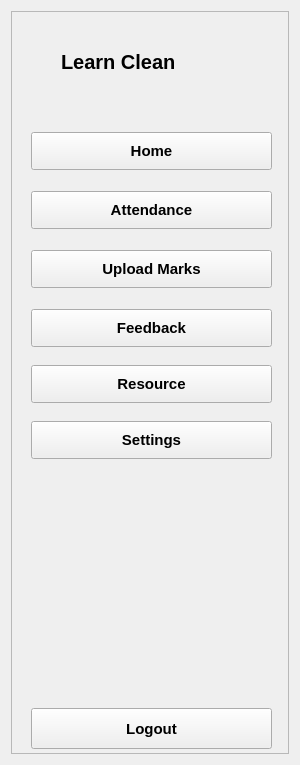
   <widget class="QWidget" name="leftmenu" native="true">
    <property name="geometry">
     <rect>
      <x>10</x>
      <y>10</y>
      <width>300</width>
      <height>765</height>
     </rect>
    </property>
    <property name="minimumSize">
     <size>
      <width>300</width>
      <height>0</height>
     </size>
    </property>
    <property name="maximumSize">
     <size>
      <width>300</width>
      <height>16777215</height>
     </size>
    </property>
    <layout class="QHBoxLayout" name="horizontalLayout_2">
     <item>
      <widget class="QFrame" name="frame">
       <property name="frameShape">
        <enum>QFrame::StyledPanel</enum>
       </property>
       <property name="frameShadow">
        <enum>QFrame::Raised</enum>
       </property>
       <widget class="QLabel" name="teachername">
        <property name="geometry">
         <rect>
          <x>50</x>
          <y>10</y>
          <width>161</width>
          <height>81</height>
         </rect>
        </property>
        <property name="font">
         <font>
          <pointsize>15</pointsize>
          <weight>75</weight>
          <bold>true</bold>
         </font>
        </property>
        <property name="text">
         <string>Learn Clean</string>
        </property>
       </widget>
       <widget class="QPushButton" name="tfeedback">
        <property name="geometry">
         <rect>
          <x>20</x>
          <y>298</y>
          <width>241</width>
          <height>38</height>
         </rect>
        </property>
        <property name="font">
         <font>
          <pointsize>11</pointsize>
          <weight>75</weight>
          <bold>true</bold>
         </font>
        </property>
        <property name="text">
         <string>Feedback</string>
        </property>
        <property name="icon">
         <iconset resource="resource3.qrc">
          <normaloff>:/blueIcon/iconsblue/meh.svg</normaloff>:/blueIcon/iconsblue/meh.svg</iconset>
        </property>
        <property name="iconSize">
         <size>
          <width>30</width>
          <height>30</height>
         </size>
        </property>
       </widget>
       <widget class="QPushButton" name="tumarks">
        <property name="geometry">
         <rect>
          <x>20</x>
          <y>239</y>
          <width>241</width>
          <height>38</height>
         </rect>
        </property>
        <property name="font">
         <font>
          <pointsize>11</pointsize>
          <weight>75</weight>
          <bold>true</bold>
         </font>
        </property>
        <property name="text">
         <string>Upload Marks</string>
        </property>
        <property name="icon">
         <iconset resource="resource3.qrc">
          <normaloff>:/blueIcon/iconsblue/file-plus.svg</normaloff>:/blueIcon/iconsblue/file-plus.svg</iconset>
        </property>
        <property name="iconSize">
         <size>
          <width>30</width>
          <height>30</height>
         </size>
        </property>
       </widget>
       <widget class="QPushButton" name="thome">
        <property name="geometry">
         <rect>
          <x>20</x>
          <y>121</y>
          <width>241</width>
          <height>38</height>
         </rect>
        </property>
        <property name="font">
         <font>
          <pointsize>11</pointsize>
          <weight>75</weight>
          <bold>true</bold>
         </font>
        </property>
        <property name="text">
         <string>Home</string>
        </property>
        <property name="icon">
         <iconset resource="resource3.qrc">
          <normaloff>:/blueIcon/iconsblue/home.svg</normaloff>:/blueIcon/iconsblue/home.svg</iconset>
        </property>
        <property name="iconSize">
         <size>
          <width>30</width>
          <height>30</height>
         </size>
        </property>
       </widget>
       <widget class="QPushButton" name="tattendance">
        <property name="geometry">
         <rect>
          <x>20</x>
          <y>180</y>
          <width>241</width>
          <height>38</height>
         </rect>
        </property>
        <property name="font">
         <font>
          <pointsize>11</pointsize>
          <weight>75</weight>
          <bold>true</bold>
         </font>
        </property>
        <property name="text">
         <string>Attendance</string>
        </property>
        <property name="icon">
         <iconset resource="resource3.qrc">
          <normaloff>:/blueIcon/iconsblue/edit.svg</normaloff>:/blueIcon/iconsblue/edit.svg</iconset>
        </property>
        <property name="iconSize">
         <size>
          <width>30</width>
          <height>30</height>
         </size>
        </property>
       </widget>
       <widget class="QPushButton" name="tlogout">
        <property name="geometry">
         <rect>
          <x>20</x>
          <y>697</y>
          <width>241</width>
          <height>41</height>
         </rect>
        </property>
        <property name="font">
         <font>
          <pointsize>11</pointsize>
          <weight>75</weight>
          <bold>true</bold>
         </font>
        </property>
        <property name="text">
         <string>Logout</string>
        </property>
        <property name="icon">
         <iconset resource="resource3.qrc">
          <normaloff>:/blueIcon/iconsblue/log-out.svg</normaloff>:/blueIcon/iconsblue/log-out.svg</iconset>
        </property>
        <property name="iconSize">
         <size>
          <width>30</width>
          <height>30</height>
         </size>
        </property>
       </widget>
       <widget class="QPushButton" name="tresource">
        <property name="geometry">
         <rect>
          <x>20</x>
          <y>354</y>
          <width>241</width>
          <height>38</height>
         </rect>
        </property>
        <property name="font">
         <font>
          <pointsize>11</pointsize>
          <weight>75</weight>
          <bold>true</bold>
         </font>
        </property>
        <property name="text">
         <string>Resource</string>
        </property>
        <property name="icon">
         <iconset resource="resource3.qrc">
          <normaloff>:/blueIcon/iconsblue/plus-square.svg</normaloff>:/blueIcon/iconsblue/plus-square.svg</iconset>
        </property>
        <property name="iconSize">
         <size>
          <width>30</width>
          <height>30</height>
         </size>
        </property>
       </widget>
       <widget class="QPushButton" name="setting_btn">
        <property name="geometry">
         <rect>
          <x>20</x>
          <y>410</y>
          <width>241</width>
          <height>38</height>
         </rect>
        </property>
        <property name="font">
         <font>
          <pointsize>11</pointsize>
          <weight>75</weight>
          <bold>true</bold>
         </font>
        </property>
        <property name="text">
         <string>Settings</string>
        </property>
        <property name="icon">
         <iconset resource="resource3.qrc">
          <normaloff>:/blueIcon/iconsblue/settings.svg</normaloff>:/blueIcon/iconsblue/settings.svg</iconset>
        </property>
        <property name="iconSize">
         <size>
          <width>30</width>
          <height>30</height>
         </size>
        </property>
       </widget>
      </widget>
     </item>
    </layout>
   </widget>
